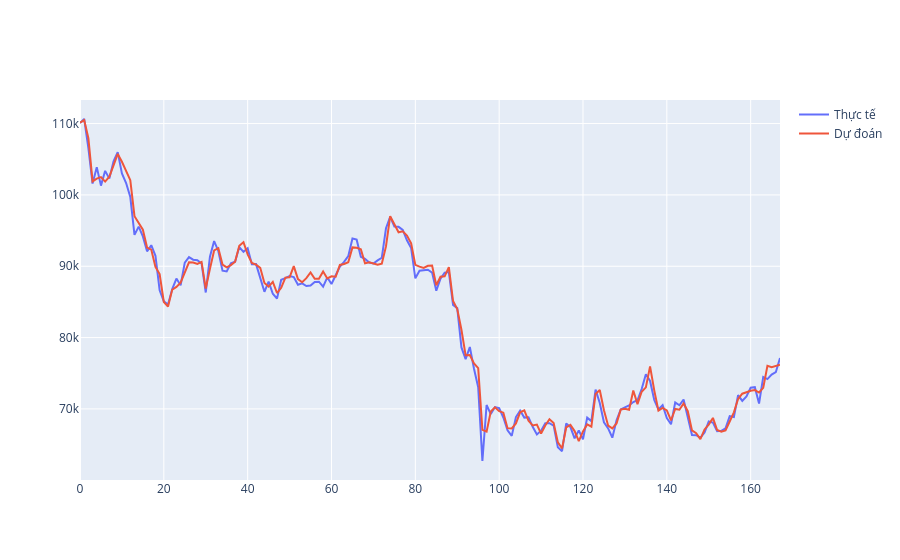

Here is the notebook cell this chart was saved with:
### Code cell
import plotly.graph_objects as go

fig = go.Figure()

fig.add_trace(go.Scatter(y=y_test, mode='lines', name='Thực tế'))
fig.add_trace(go.Scatter(y=y_pred, mode='lines', name='Dự đoán'))

fig.show()

### Figure 1 — Plotly figure (JSON) as saved in the notebook; plotly's stock layout.template omitted (floating-point values rounded to 4 significant figures; data arrays with more than 128 entries replaced by an {"elided": "..."} marker saying what was removed)
{"data": [{"mode": "lines", "name": "Thực tế", "type": "scatter", "y": {"elided": "168 float values"}}, {"mode": "lines", "name": "Dự đoán", "type": "scatter", "y": {"elided": "168 float values"}}], "layout": {}}
